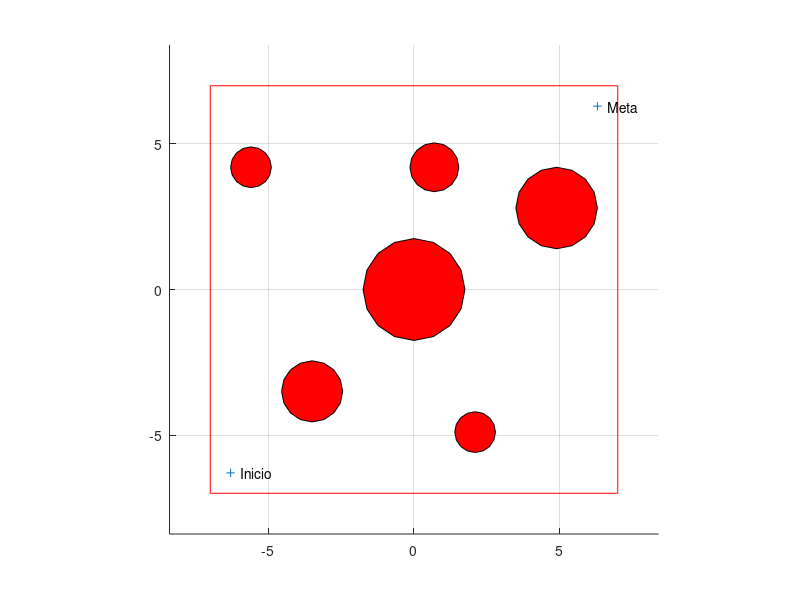
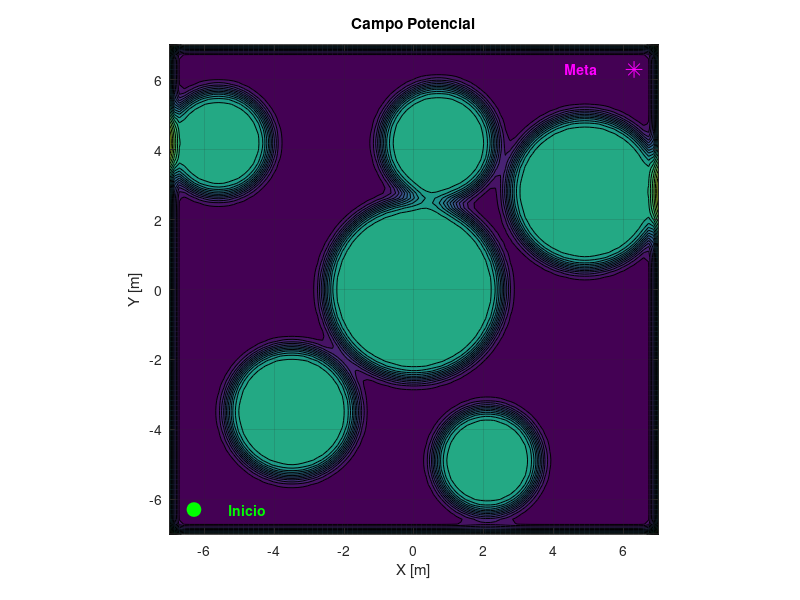
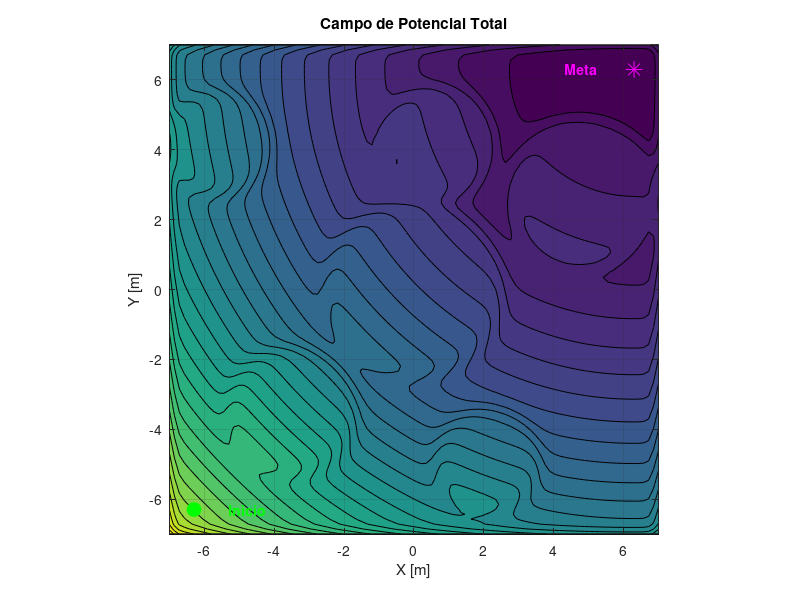
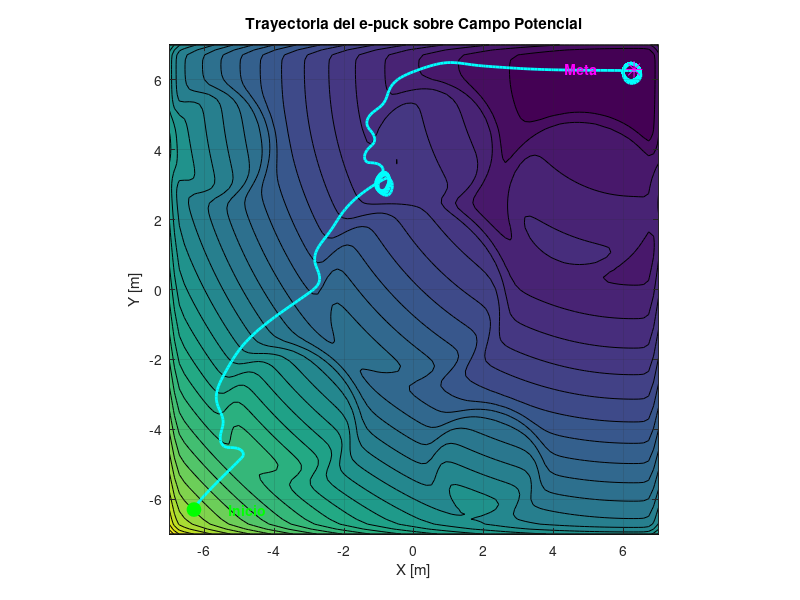

Here is the MATLAB script that generated these plots, in order:
clc; clear; close all; 
%% Mapa original
clf
figure(1); hold on
radio = 0.7;% m
k = 10 * radio;% factor de escala
plot(k*[-1 1 1 -1 -1], k*[-1 -1 1 1 -1], 'r')% bordes de mapa

CC = k * 0.1 * [3 -7; -5 -5; 0 0; -8 6; 1 6; 7 4];% centros de obstáculos
RC = k * 0.1 * [1 1.5 2.5 1 1.2 2];% radios de obstáculos
t = 0:pi/8:2*pi;
for i = 1:length(RC)
    patch(CC(i,1) + RC(i)*sin(t), CC(i,2) + RC(i)*cos(t), 'r')
end
plot(k*[-.9,.9], k*[-.9,.9], '+')
text(-k*.85, -k*.9, 'Inicio')
text(k*.95, k*.9, 'Meta')
axis(k*[-1.2 1.2 -1.2 1.2])
axis equal
grid on

%% campotencial
res = 100;% resolución de malla
x_vals = linspace(-k, k, res);
y_vals = linspace(-k, k, res);
[XX, YY] = meshgrid(x_vals, y_vals);
U_rep = zeros(size(XX));

d0 = 0.8;% distancia donde la repulsión se vuelve relevante [m]
lambda = 8;% factor de repulsion   

for i = 1:size(CC,1)
    dx = XX - CC(i,1);
    dy = YY - CC(i,2);
    dist = sqrt(dx.^2 + dy.^2) - RC(i);% distancia desde el borde del obstáculo
    U_rep = U_rep + 1 ./ (1 + exp(lambda*(dist - d0)));
end

margen = 0.1;     
lambda_borde = 15;
map_size = k;

dist_izq  = abs(XX + map_size);  
dist_der  = abs(XX - map_size);  
dist_abaj = abs(YY + map_size);  
dist_arr  = abs(YY - map_size);  

U_rep = U_rep + ...
    1 ./ (1 + exp(lambda_borde * (dist_izq - margen))) + ...
    1 ./ (1 + exp(lambda_borde * (dist_der - margen))) + ...
    1 ./ (1 + exp(lambda_borde * (dist_abaj - margen))) + ...
    1 ./ (1 + exp(lambda_borde * (dist_arr - margen)));

%% Campotencial completo
figure(2); clf
contourf(XX, YY, U_rep, 20)
hold on
inicio = [-0.9*k, -0.9*k];
meta   = [ 0.9*k,  0.9*k];
plot(inicio(1), inicio(2), 'go', 'MarkerSize', 10, 'MarkerFaceColor', 'g')
plot(meta(1), meta(2), 'm*', 'MarkerSize', 12)
text(inicio(1)+1, inicio(2), 'Inicio', 'Color', 'g', 'FontWeight', 'bold')
text(meta(1)-2, meta(2), 'Meta', 'Color', 'm', 'FontWeight', 'bold')
title('Campo Potencial')
xlabel('X [m]')
ylabel('Y [m]')
axis equal
grid on

%% Campo atractivo 
alpha = 0.08; % Intensidad del campo atractivo
[Xg, Yg] = deal(meta(1), meta(2)); % Coordenadas de la meta

% Campo potencial atractivo
U_att = 0.5 * alpha * ((XX - Xg).^2 + (YY - Yg).^2);

U_total = U_rep + U_att; % Combinacion de campos

figure(3); clf
contourf(XX, YY, U_total, 30)
hold on
plot(inicio(1), inicio(2), 'go', 'MarkerSize', 10, 'MarkerFaceColor', 'g')
plot(meta(1), meta(2), 'm*', 'MarkerSize', 12)
text(inicio(1)+1, inicio(2), 'Inicio', 'Color', 'g', 'FontWeight', 'bold')
text(meta(1)-2, meta(2), 'Meta', 'Color', 'm', 'FontWeight', 'bold')
title('Campo de Potencial Total')
xlabel('X [m]')
ylabel('Y [m]')
axis equal
grid on


%% Combinacion d e campos y simulacion
[Fx_total, Fy_total] = gradient(-U_total, mean(diff(x_vals)), mean(diff(y_vals)));

R = 0.041;% radio de rueda [m]
L = 0.053;% trocha [m]
dt = 0.1; % paso de integración [s]
K_angular = 3;% ganancia de orientación
theta = deg2rad(60);% angulo inicial [rad]
x = inicio(1); % posición inicial en X
y = inicio(2); % posición inicial en Y

dist_threshold = 0.05; % distancia mínima a la meta [m]
trayectoria = [];
max_steps = 1000; % por si se queda girando

for i = 1:max_steps
    x = max(min(x, max(x_vals)), min(x_vals));
    y = max(min(y, max(y_vals)), min(y_vals));
    % Calcular fuerza atractiva total
    fx = interp2(x_vals, y_vals, Fx_total, x, y, 'linear', 0);
    fy = interp2(x_vals, y_vals, Fy_total, x, y, 'linear', 0);

    theta_d = atan2(fy, fx);
    error_theta = atan2(sin(theta_d - theta), cos(theta_d - theta));

    % Velocidades
    v = 1.0;%vel robot
    w = K_angular * error_theta;

    omegaR = (2*v + w*L) / (2*R);
    omegaL = (2*v - w*L) / (2*R);

    v_real = R/2 * (omegaR + omegaL);
    w_real = R/L * (omegaR - omegaL);

    x = x + v_real * cos(theta) * dt;
    y = y + v_real * sin(theta) * dt;
    theta = theta + w_real * dt;

    trayectoria(end+1,:) = [x, y];

    % Verificar si llegó
    if norm([x - meta(1), y - meta(2)]) < dist_threshold
        disp("El robot llegó a la meta.");
        break
    end
end

% Visualización final de la trayectoria
figure(4); clf
contourf(XX, YY, U_total, 30); hold on
plot(trayectoria(:,1), trayectoria(:,2), 'c', 'LineWidth', 2)

plot(inicio(1), inicio(2), 'go', 'MarkerSize', 10, 'MarkerFaceColor', 'g')
plot(meta(1), meta(2), 'm*', 'MarkerSize', 12)
text(inicio(1)+1, inicio(2), 'Inicio', 'Color', 'g', 'FontWeight', 'bold')
text(meta(1)-2, meta(2), 'Meta', 'Color', 'm', 'FontWeight', 'bold')
title('Trayectoria del e-puck sobre Campo Potencial')
xlabel('X [m]')
ylabel('Y [m]')
axis equal
grid on
